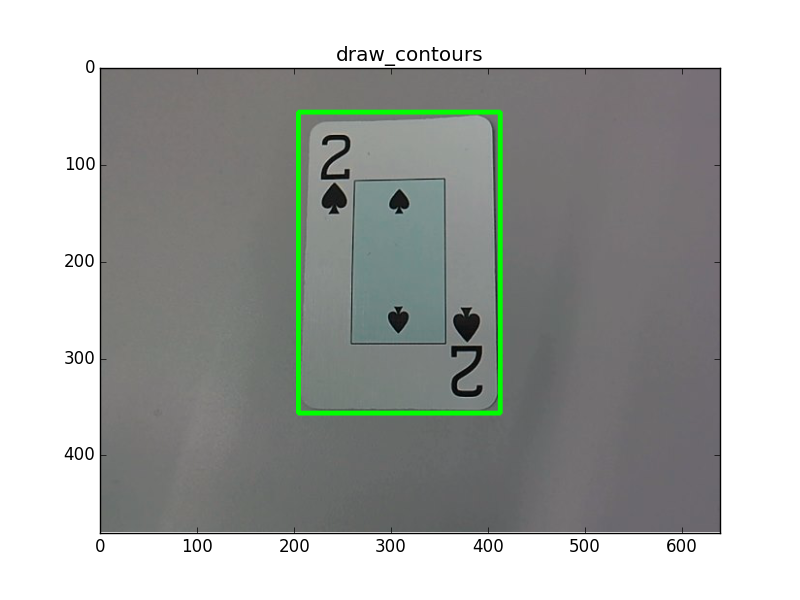
#> input picture card_box.png, 800 x 600 px
$ python -i countour_finder.py   (imports and definitions only)   (older library calls are emulated)
#> lines starting #> are read from the running program, lines starting #| are printed output that depends on the picture; after the words box and inside, x2 and y2 are one past the last pixel; in counts of white or black regions, pixels touching at a corner belong together
import cv2
from matplotlib import pyplot as plt
import numpy as np

__author__ = 'Sam Davies and Mingles'


class ContourFinder(object):

    def __init__(self, img):
        gray_img = cv2.cvtColor(img, cv2.COLOR_BGR2GRAY)
        gray_img = cv2.medianBlur(gray_img, 5)
        self.grey_image = gray_img

        contours, hierarchy = self.image_to_contours()

        card_index, card_contour = self.find_card_contour(contours)

        rect = cv2.minAreaRect(card_contour)
        box = cv2.cv.BoxPoints(rect)
        self.box = np.int0(box)
        # self.draw_contours(img, [box])

        card_area = cv2.contourArea(card_contour)
        self.min_area = 0.07 * cv2.contourArea(card_contour)
        self.max_area = 0.6 * cv2.contourArea(card_contour)

        good_contours = self.remove_non_child([0], contours, hierarchy)

        # print "card area " + str(cv2.contourArea(card_contour))
        # print "min " + str(self.min_area)
        # print "max " + str(self.max_area)

        good_contours = self.remove_bad_contours(good_contours)
        self.good_contours = sorted(good_contours, key=cv2.contourArea, reverse=True)

        self.symbol_contours = self.find_symbol_contours(self.good_contours)

    def find_card_contour(self, contours):
        image_index, image_contour = self.max_contour_area_index(contours)
        return self.max_contour_area_index(contours, excluding=[image_index])

    def find_inner_card_contour(self, contours):
        image_index, image_contour = self.max_contour_area_index(contours)
        card_index, card_contour = self.max_contour_area_index(contours, excluding=[image_index])
        return self.max_contour_area_index(contours, excluding=[image_index, card_index])

    def image_to_contours(self):
        # turn the image into binary (black and white, no grey)
        thresh = cv2.adaptiveThreshold(self.grey_image, 255, cv2.ADAPTIVE_THRESH_GAUSSIAN_C, cv2.THRESH_BINARY, 11, 3)
        return cv2.findContours(thresh, cv2.RETR_TREE, cv2.CHAIN_APPROX_SIMPLE)

    @staticmethod
    def remove_non_child(parent_indices, contours, hierarchy):
        # removed all non childs of the card
        good_cnts = []
        for n in range(0, len(contours)):
            # make sure that the contours parent is the card
            if hierarchy[0][n][3] in parent_indices:
                good_cnts.append(contours[n])
        return good_cnts

    def find_symbol_contours(self, contours):
        symbol_contours = []

        for cnt in contours:
            if self.max_area > cv2.contourArea(cnt):
                if cv2.contourArea(cnt) > self.min_area:
                    symbol_contours.append(cnt)
                else:
                    break
        return symbol_contours

    @staticmethod
    def max_contour_area_index(contours, excluding=[]):
        max_area = 0
        max_area_index = 0
        for b in range(0, len(contours)):
            if cv2.contourArea(contours[b]) > max_area and b not in excluding:
                max_area = cv2.contourArea(contours[b])
                max_area_index = b
        return max_area_index, contours[max_area_index]

    @staticmethod
    def draw_contours(card, contours, title):
        for cnt in contours:
            cv2.drawContours(card, [cnt], 0, (0, 255, 0), 3)
        plt.imshow(card)
        plt.title(title)
        plt.show()


    @staticmethod
    def remove_bad_contours(contours):

        good_contours = []

        # remove stretched shapes
        for cnt in contours:
            rect = cv2.minAreaRect(cnt)
            width = rect[1][0]
            height = rect[1][1]
            if height != 0:
                if 3 > (width/height) > (1.0/3):
                    good_contours.append(cnt)
        return good_contours

>>> import cv2
>>> picture = cv2.imread('card_box.png')
#> picture is the input picture: shape (600, 800, 3); mean B, G, R 168.5, 171.4, 168.2
>>> result = ContourFinder(picture).image_to_contours()
#> in __init__, `gray_img = cv2.medianBlur(gray_img, 5)`:
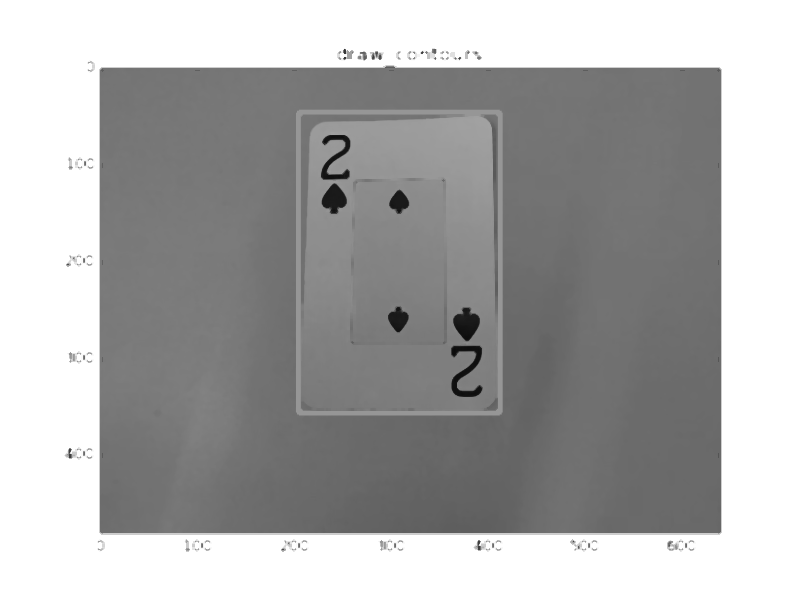
#> gray_img: shape (600, 800); min 11, max 255, mean 171.5
#> in image_to_contours, `thresh = cv2.adaptiveThreshold(self.grey_image, 255, cv2.ADAPTIVE_THRE..`:
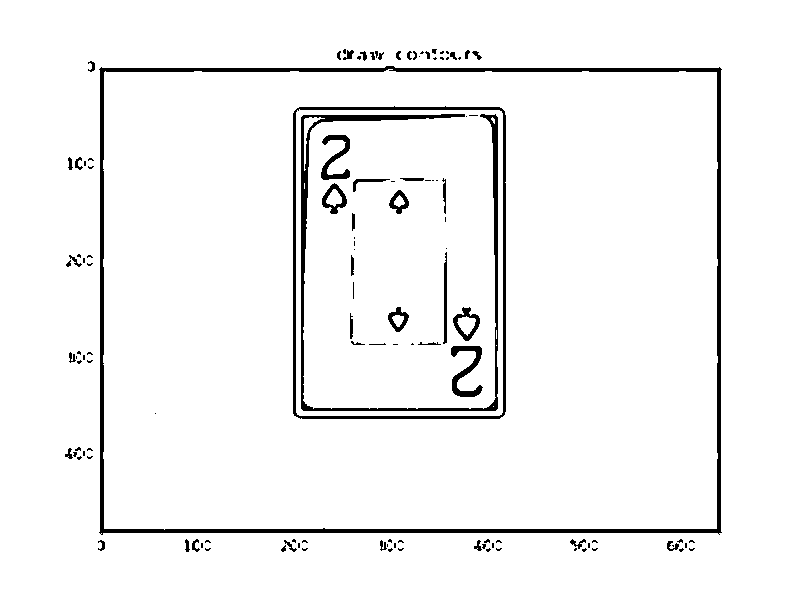
#> thresh: shape (600, 800); 95.8% white; 123 black regions (77 under 20 px)
#> in __init__, `contours, hierarchy = self.image_to_contours()`: contours = 137 contours, 74 with area under 20; largest, box (x1, y1, x2, y2) and area: (0, 0, 800, 600) 478601, (98, 65, 723, 536) 289882, (103, 69, 718, 530) 279187, (292, 105, 507, 420) 66898, (296, 109, 503, 416) 62816
#> the loop in max_contour_area_index, `for b in range(0, len(contours)):` made 137 passes
#> (max_area, max_area_index) on pass 1: (478601, 0)
#> after the loop in max_contour_area_index, `for b in range(0, len(contours)):`: max_area = 478601; max_area_index = 0
#> in find_card_contour, `image_index, image_contour = self.max_contour_area_index(contours)`: image_contour = [[0, 0], [0, 599], [799, 599], [799, 0]]
#> the loop in max_contour_area_index (call 2), `for b in range(0, len(contours)):` made 137 passes
#> max_area on passes 14, 23, 35, 67: 29, 85.5, 86.5, 289881.5
#> in __init__, `card_index, card_contour = self.find_card_contour(contours)`: card_index = 66; card_contour = contour of 27 points, box (x1, y1, x2, y2) (98, 65, 723, 536), area 289882
#> in __init__, `rect = cv2.minAreaRect(card_contour)`: rect = ((410, 300), (470, 624), -90)
#> in __init__, `box = cv2.cv.BoxPoints(rect)`: box = ((722, 535), (98, 535), (98, 65), (722, 65))
#> in __init__, `self.box = np.int0(box)`: self.box = [[722, 535], [98, 535], [98, 65], [722, 65]]
#> in __init__, `card_area = cv2.contourArea(card_contour)`: card_area = 289881.5
#> in __init__, `self.min_area = 0.07 * cv2.contourArea(card_contour)`: self.min_area = 20291.7
#> in __init__, `self.max_area = 0.6 * cv2.contourArea(card_contour)`: self.max_area = 173928.9
#> the loop in remove_non_child, `for n in range(0, len(contours)):` made 137 passes
#> after the loop in remove_non_child, `for n in range(0, len(contours)):`: good_cnts = 91 contours, 55 with area under 20; largest, box (x1, y1, x2, y2) and area: (98, 65, 723, 536) 289882, (569, 538, 587, 550) 86, (666, 540, 680, 552) 86, (342, 49, 355, 61) 74, (191, 538, 201, 553) 68
#> in __init__, `good_contours = self.remove_non_child([0], contours, hierarchy)`: good_contours has the same summary as good_cnts in remove_non_child
#> the loop in remove_bad_contours, `for cnt in contours:` made 91 passes
#> (rect, width, height) on passes 1 to 12: (((691.3, 548.3), (5.66, 4.95), -45), 5.66, 4.95), (((680.8, 549.3), (4.95, 4.24), -45), 4.95, 4.24), (((594.3, 548.3), (5.66, 4.95), -45), 5.66, 4.95), (((583.8, 549.3), (4.95, 4.24), -45), 4.95, 4.24), (((575, 549), (4.24, 2.83), -45), 4.24, 2.83), (((498.2, 548.2), (5.66, 4.95), -45), 5.66, 4.95), (((487.8, 549.3), (4.95, 4.24), -45), 4.95, 4.24), (((400.3, 548.3), (5.66, 4.95), -45), 5.66, 4.95), (((389.8, 549.3), (4.95, 4.24), -45), 4.95, 4.24), (((304.3, 548.3), (5.66, 4.95), -45), 5.66, 4.95), (((207.3, 548.3), (5.66, 4.95), -45), 5.66, 4.95), (((672.8, 545.2), (2.12, 2.83), -45), 2.12, 2.83)
#> (width, height) on passes 61 to 66: (5.66, 4.95), (6, 3), (4.95, 5.66), (8.94, 14.02), (14, 6), (470, 624)
#> after the loop in remove_bad_contours, `for cnt in contours:`: good_contours has the same summary as good_cnts in remove_non_child
#> in __init__, `self.good_contours = sorted(good_contours, key=cv2.contourArea, revers..`: self.good_contours has the same summary as good_cnts in remove_non_child
#> the loop in find_symbol_contours, `for cnt in contours:` made 2 passes
#> after the loop in find_symbol_contours, `for cnt in contours:`: symbol_contours = []
#> result has the same summary as contours in __init__
